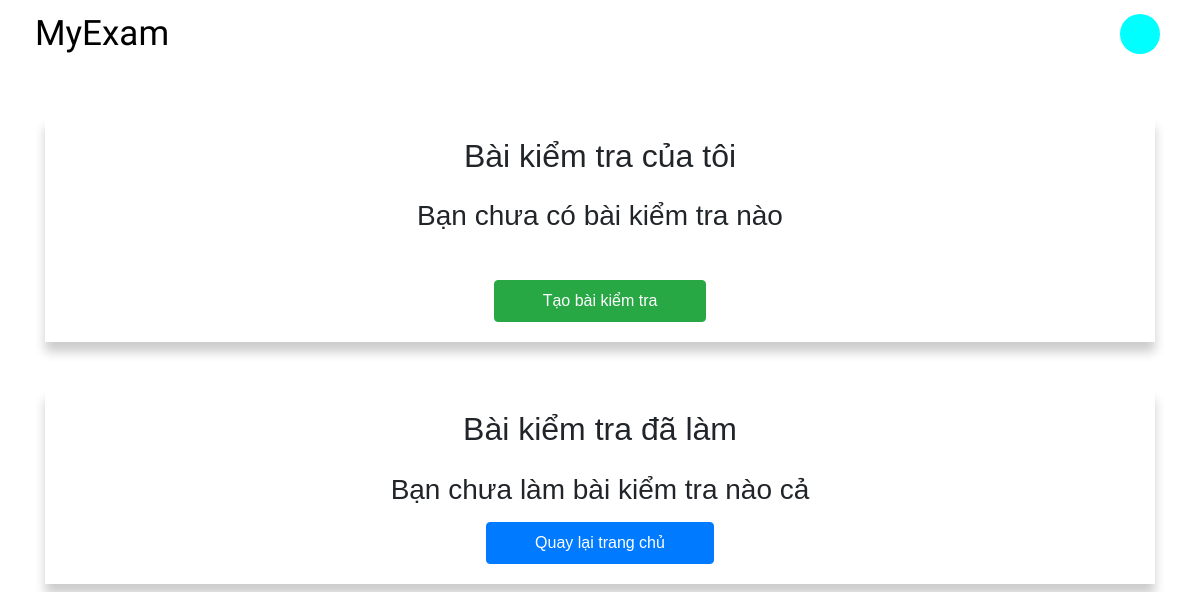
Page /home/user=admin/my-test/ (signed in) on the earlier database version.
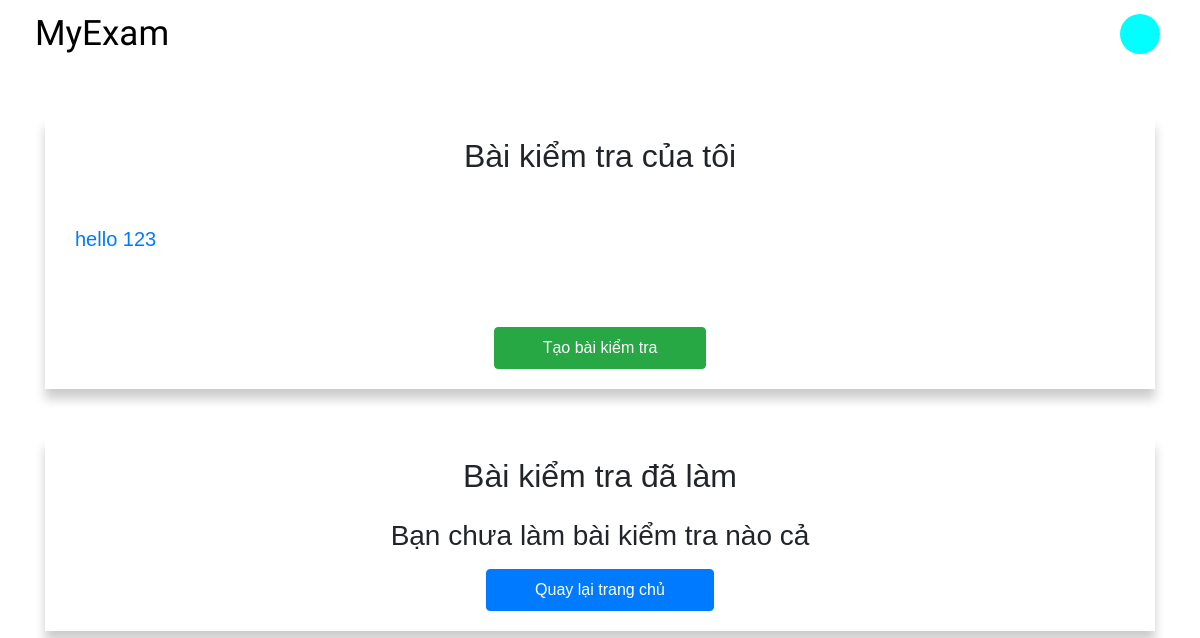
Same page on the later database version.
### home/models.py (models this page shows, shortened)
class Exam(models.Model):
    key = models.ForeignKey( User ,on_delete = models.CASCADE)
    examName = models.CharField(max_length= 200, default= "")
    dateCreate = models.DateField(default = datetime.now,blank = True, editable = False)

### home/views.py (the view, shortened to what this page needs)
# urls.py: path('home/user=<str:username>/my-test/', views.myTest, name= "my-test"),
def myTest(request, username):
    user = request.session.get('user', None)
    print(user)
    if user is None or user == '' or user == []:
        return redirect(reverse('sign-in'))
    user = User.objects.get(username = username)
    my_exams = Exam.objects.filter(key=user)
    my_exams_context = []
    for exam in my_exams:
        my_exams_context.append(exam.examName)
    if my_exams_context == []:
        my_exams_context = 'none'
    do_exams = Exam.objects.exclude(key = user)# lấy ra những exams không phải do user có này tạo ra
    done_exams_context = []
    for exam in do_exams:
        creator = exam.key
        score_obj = []
        for score in Point.objects.filter(key1 = user,key2 = exam):
            score_obj.append(score)
        score = None
        if score_obj ==[]:
            pass
    if done_exams_context == []:
        done_exams_context = 'none'
    print(my_exams_context)
    context = {
        "user": user,
        "my_exams":my_exams_context,
        "done_exams":done_exams_context,
    }
    return render(request,"home/my-test.html",{"context":context})

### home/templates/home/my-test.html (shortened to what this page needs)
{% extends "home/base/base-home.html" %}
{% block my-home %}
    {% url 'home' context.user.username %}
{% endblock %}
{% block content %}
    <div class="container pb-5">
        <div class="test-section mt-5">
            <h2 class="text-center mb-4">Bài kiểm tra của tôi</h2>
            {% if context.my_exams == 'none' %}
                <h3 class="text-center">Bạn chưa có bài kiểm tra nào </h3>
            {% else %}
                <div class="my-exam">
                    {% for exam in context.my_exams %}
                        <a href="{% url 'list-question' context.user.username exam %}" class="my-exam__exam">{{ exam }}</a>
                    {% endfor %}
                </div>
            {% endif %}
            <div class="d-flex justify-content-center mt-5">
                <button type="button" class="btn btn-success px-5 py-2" id="createTestBtn" data-toggle="modal" data-target="#myModal">Tạo bài kiểm tra</a>
            </div>
        </div>
        <div class="test-section mt-5">
            <h2 class="text-center mb-4">Bài kiểm tra đã làm</h2>
            {% if context.done_exams == 'none' %}
                <h3 class="text-center"> Bạn chưa làm bài kiểm tra nào cả</h3>
                <div class="d-flex justify-content-center mt-3">
                    <a href="{% url 'home' context.user.username %}" class="btn btn-primary px-5 py-2">Quay lại trang chủ</a>
                </div>
            {% endif %}
        </div>
    </div>
{% endblock %}

Differences in the rows shown:
added Exam: my_exams "hello 123"
Other differences:
text no longer shown: "Bạn chưa có bài kiểm tra nào"
